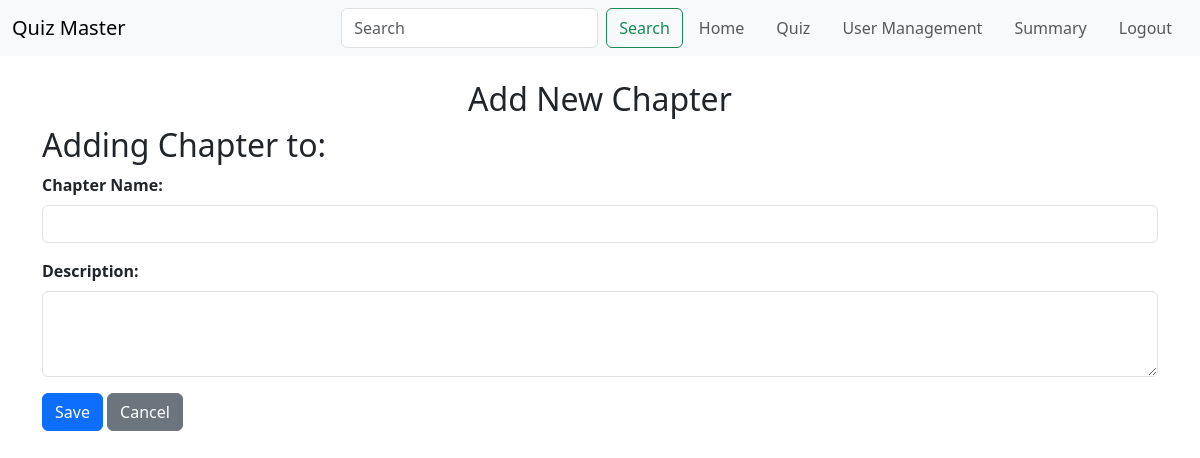
/new_chapter?subject_id=1 (signed in), run on an earlier commit of the app's database.
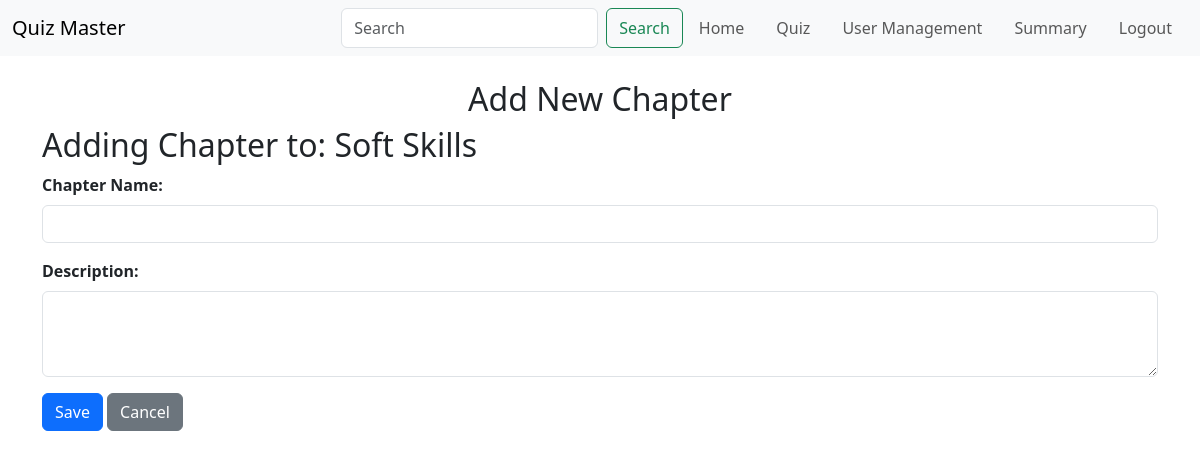
And on a later commit of the database.
### models.py (models this page shows)
class Subject(db.Model):
    __tablename__ = 'subject'
    id = db.Column(db.Integer, primary_key=True, autoincrement=True)
    subject_name = db.Column(db.String(32), unique=True, nullable=False)
    subject_code = db.Column(db.String(32), unique=True, nullable=False)
    subject_description = db.Column(db.String(512), nullable=True)
    subject_credit = db.Column(db.String(80), nullable=False)

### routes.py (the view)
@app.route('/new_chapter')
@auth_required
@admin_required
def new_chapter():
    subject_id = request.args.get('subject_id')
    subject = Subject.query.get(subject_id)
    return render_template('new_chapter.html', subject=subject)

### routes.py (called while the page is built)
def auth_required(func):
    @wraps(func)
    def inner(*args, **kwargs):
        if 'user_id' not in session:
            flash('Please login to continue')
            return redirect(url_for('login'))
        return func(*args, **kwargs)
    return inner

def admin_required(f):
    @wraps(f)
    def decorated_function(*args, **kwargs):
        if session.get('is_admin') == False:
            flash("Access Denied: Admins Only", "danger")
            return redirect(url_for('index'))  # Redirect to home if not admin
        return f(*args, **kwargs)
    return decorated_function

### templates/new_chapter.html (shortened to what this page needs)
{% extends "layout.html" %}
{% block content %}
    <div class="container mt-4">
        <h2 class="text-center">Add New Chapter</h2>
        <form method="POST" action="{{ url_for('new_chapter') }}">
            <h2>Adding Chapter to: {{ subject.subject_name }}</h2>
            <div class="mb-3">
                <label for="chapter_name" class="form-label"><strong>Chapter Name:</strong></label>
                <input type="text" id="chapter_name" name="chapter_name" class="form-control" required>
            </div>
            <div class="mb-3">
                <label for="chapter_description" class="form-label"><strong>Description:</strong></label>
                <textarea id="chapter_description" name="chapter_description" class="form-control" rows="3"></textarea>
            </div>
            <button type="submit" class="btn btn-primary">Save</button>
            <a href="{{ url_for('admin_home') }}" class="btn btn-secondary">Cancel</a>
        </form>
    </div>
{% endblock %}

What changed in the data, as far as the page shows it:
added Subject: subject_name "Soft Skills"
